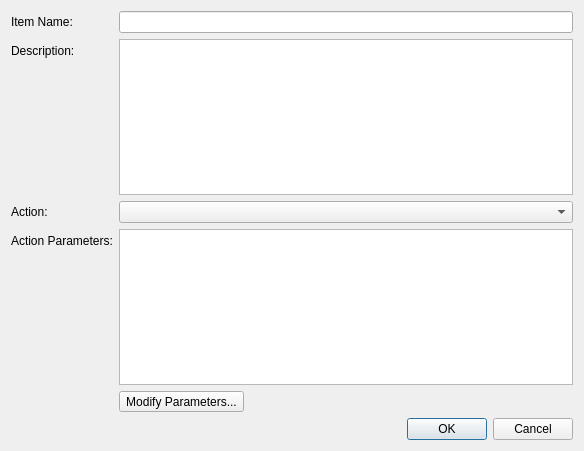
<?xml version="1.0" encoding="UTF-8"?>
<ui version="4.0">
 <class>frmJobItemProp</class>
 <widget class="QDialog" name="frmJobItemProp">
  <property name="geometry">
   <rect>
    <x>0</x>
    <y>0</y>
    <width>584</width>
    <height>451</height>
   </rect>
  </property>
  <property name="windowTitle">
   <string>Job Item Properties</string>
  </property>
  <layout class="QFormLayout" name="formLayout">
   <property name="fieldGrowthPolicy">
    <enum>QFormLayout::AllNonFixedFieldsGrow</enum>
   </property>
   <item row="0" column="0">
    <widget class="QLabel" name="label">
     <property name="text">
      <string>Item Name:</string>
     </property>
    </widget>
   </item>
   <item row="0" column="1">
    <widget class="QLineEdit" name="txtName"/>
   </item>
   <item row="1" column="0">
    <widget class="QLabel" name="label_2">
     <property name="text">
      <string>Description:</string>
     </property>
    </widget>
   </item>
   <item row="1" column="1">
    <widget class="QTextEdit" name="txtDescription"/>
   </item>
   <item row="2" column="0">
    <widget class="QLabel" name="actionLabel">
     <property name="text">
      <string>Action:</string>
     </property>
    </widget>
   </item>
   <item row="2" column="1">
    <widget class="QComboBox" name="actionComboBox"/>
   </item>
   <item row="3" column="0">
    <widget class="QLabel" name="actionParametersLabel">
     <property name="text">
      <string>Action Parameters:</string>
     </property>
    </widget>
   </item>
   <item row="3" column="1">
    <widget class="QPlainTextEdit" name="txtActionParams">
     <property name="readOnly">
      <bool>true</bool>
     </property>
    </widget>
   </item>
   <item row="4" column="1">
    <widget class="QToolButton" name="cmdModifyParams">
     <property name="text">
      <string>Modify Parameters...</string>
     </property>
    </widget>
   </item>
   <item row="5" column="1">
    <widget class="QDialogButtonBox" name="buttonBox">
     <property name="standardButtons">
      <set>QDialogButtonBox::Cancel|QDialogButtonBox::Ok</set>
     </property>
    </widget>
   </item>
  </layout>
 </widget>
 <resources/>
 <connections/>
</ui>
